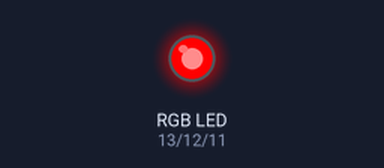
This sketch was run on a simulated Arduino Uno, built with avr-gcc and run on an emulated ATmega328P. Shown: an RGB LED mixed from three pins (HIGH = lit).

Above: at 2.5 s.
At 6.0 s:
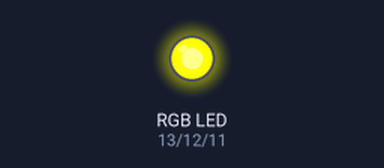
At 9.5 s:
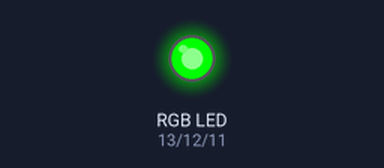
Timing chart, 0 to 15.6 s (numbered marks = the images above):
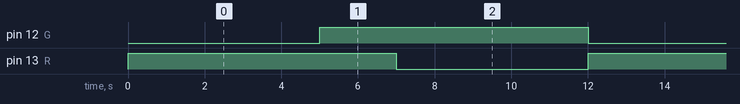

The sketch:

rgb_trafic_light.ino
```cpp
// Coded by Shiva
int
  R = 13,
  G = 12,
  B = 11
;

void setup(){
  pinMode(R, OUTPUT);
  pinMode(G, OUTPUT);
  pinMode(B, OUTPUT);
}

void loop(){
  signal(HIGH, LOW, LOW);
  signal(HIGH, HIGH, LOW);
  signal(LOW, HIGH, LOW);
}

void signal(int r, int g, int b){
  digitalWrite(R, r);
  digitalWrite(G, g);
  digitalWrite(B, b);
  delay(r==g?2000:5000);
}
```

Measured:
- by itself, pin 12 (G), pin 13 (R): alternates HIGH for 7.0 s and LOW for 5.0 s
- by itself, everything shown: repeats every 12.0 s, in 3 steps
